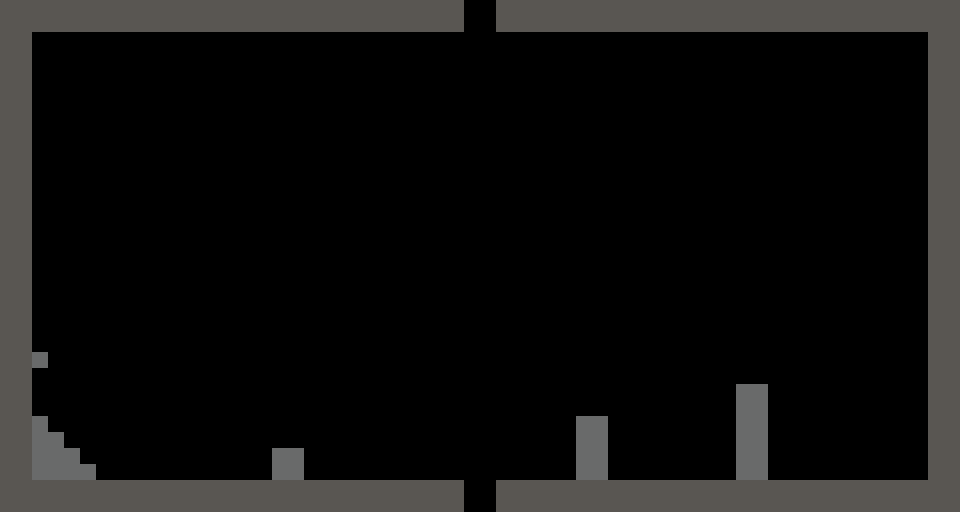

Below is a game level as drawn by its tile map, then a one-line description and the .tmx that defines it (tile-layer data replaced by summaries):
An orthogonal 60x32 tile map with 16x16 px tiles, 1 tile layer (ground), 2 hidden layers not drawn, 2 tilesets and 4 objects (4x player-spawn).

<map version="1.0" orientation="orthogonal" renderorder="right-down" width="60" height="32" tilewidth="16" tileheight="16" nextobjectid="21">
 <tileset firstgid="1" name="Db32palette" tilewidth="16" tileheight="16" tilecount="32">
  <image source="../Db32palette.png" width="128" height="64" />
 </tileset>
 <tileset firstgid="33" name="collision" tilewidth="16" tileheight="16" tilecount="12">
  <image source="../tiles/collision.png" width="96" height="32" />
 </tileset>
 <layer name="bg1" width="60" height="32" visible="0">
  <data>[1920 cells, 0 non-empty, 0 distinct tile ids]</data>
 </layer>
 <layer name="ground" width="60" height="32">
  <data>[1920 cells, 379 non-empty, 2 distinct tile ids]</data>
 </layer>
 <layer name="collision" width="60" height="32" visible="0">
  <properties>
   <property name="collision" value="true" />
  </properties>
  <data>[1920 cells, 204 non-empty, 1 distinct tile ids]</data>
 </layer>
 <objectgroup name="collision" visible="0" />
 <objectgroup name="spawn">
  <properties>
   <property name="facing" value="right" />
  </properties>
  <object id="17" type="player-spawn" x="80" y="176" width="16" height="32">
   <properties>
    <property name="facing" value="right" />
   </properties>
  </object>
  <object id="18" type="player-spawn" x="400" y="176" width="16" height="32">
   <properties>
    <property name="facing" value="left" />
   </properties>
  </object>
  <object id="19" type="player-spawn" x="416" y="48" width="16" height="32">
   <properties>
    <property name="facing" value="left" />
   </properties>
  </object>
  <object id="20" type="player-spawn" x="64" y="48" width="16" height="32">
   <properties>
    <property name="facing" value="right" />
   </properties>
  </object>
 </objectgroup>
</map>